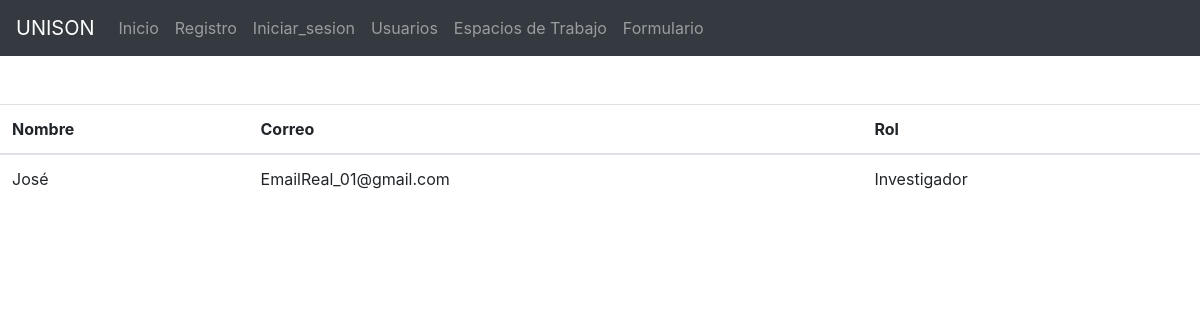
The app's page /usuarios/, older data.
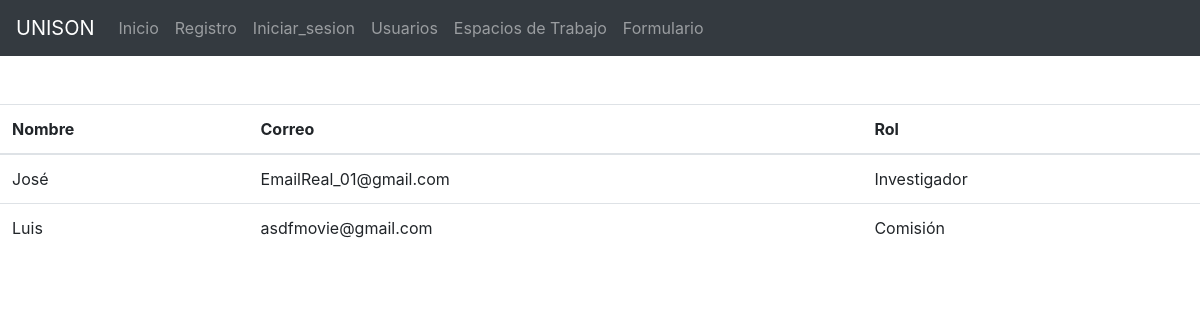
The same page, newer data.
### usuarios/models.py (models this page shows, shortened)
class Usuario(models.Model):
    ROLES = (
        ('Comisión', 'comision'),
        ('Investigador', 'investigador'),
        ('Estudiante investigador', 'estudiante_investigador')
    )
    nombre = models.CharField(max_length=50, null=True)
    email = models.CharField(max_length=50, null=True)
    password = models.CharField(max_length=50, null=True)
    rol = models.CharField(max_length=50, null=True, choices=ROLES)

### usuarios/views.py (the view)
# urls.py: path('usuarios/', views.usuarios_data, name='usuarios'),
def usuarios_data(request):
    users = Usuario.objects.all()
    context = {'users': users}
    return render(request, 'usuarios/usuarios_data.html', context)

### usuarios/templates/usuarios/usuarios_data.html (shortened to what this page needs)
{% extends 'usuarios/main.html' %}
{% block content %}
<table class="table table-borderless-md-center">
      <thead>
        <tr>
          <th scope="col">Nombre</th>
          <th scope="col">Correo</th>
          <th scope="col">Rol</th>
        </tr>
      </thead>
      <tbody>
        {% for user in users %}
        <tr>
            <td>{{user.nombre}}</td>
            <td>{{user.email}}</td>
            <td>{{user.rol}}</td>
        </tr>
        {% endfor %}
      </tbody>
    </table>
{% endblock %}

### usuarios/templates/usuarios/main.html (shortened to what this page needs)
{% load static %}
<!DOCTYPE html>
<html lang="en">
<head>
    <link rel="stylesheet" href="https://stackpath.bootstrapcdn.com/bootstrap/4.3.1/css/bootstrap.min.css">
    <link rel="stylesheet" type="text/css" href="{% static '/css/main.css' %}">
</head>
<body>
    {% include 'usuarios/navbar.html' %}
    <br>
    <br>
    {% block content %}  {% endblock %}
</body>
</html>

### usuarios/templates/usuarios/navbar.html (shortened to what this page needs)
<nav class="navbar navbar-expand-lg navbar-dark bg-dark">
  <a class="navbar-brand" href="#">UNISON</a>
  <div class="collapse navbar-collapse" id="navbarNavAltMarkup">
    <div class="navbar-nav">
      <a class="nav-item nav-link" href="{% url 'home' %}">Inicio <span class="sr-only">(current)</span></a>
      <a class="nav-item nav-link" href="{% url 'registro' %}">Registro</a>
      <a class="nav-item nav-link" href="{% url 'inicio_sesion' %}">Iniciar_sesion</a>
      <a class="nav-item nav-link" href="{% url 'usuarios' %}">Usuarios</a>
      <a class="nav-item nav-link" href="{% url 'espacios_trabajo' %}">Espacios de Trabajo</a>
      <a class="nav-item nav-link" href="{% url 'formulario' %}">Formulario</a>
    </div>
  </div>
</nav>

### static/CSS/main.css (style rules this page uses)
body { background-color: #ffffff; }

Row changes from the older to the newer data that the page shows:
added Usuario: nombre "Luis", email "asdfmovie@gmail.com", rol "Comisión"
